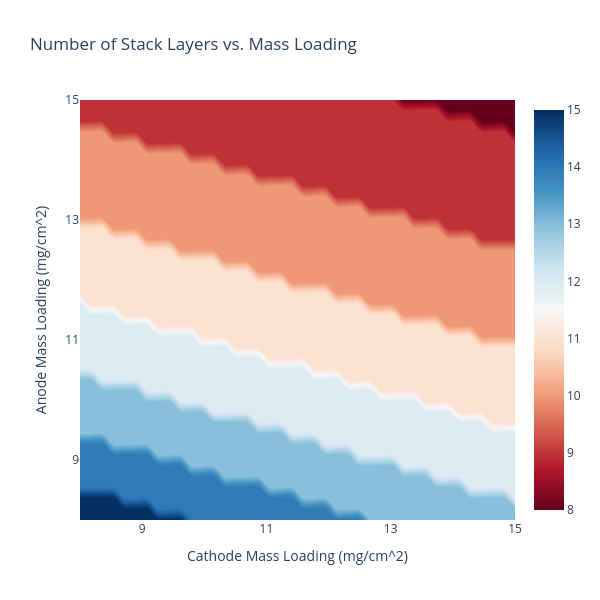

Notebook cell for this chart:
### Code cell
# plot energy densities

plot_data = pd.DataFrame({
    'cathode_mass_loading': [c.stack.cathode.mass_loading for c in cells],
    'anode_mass_loading': [c.stack.anode.mass_loading for c in cells],
    'stack_layers': [c.stack.n_stacks for c in cells]
})

fig = go.Figure()
fig.add_trace(go.Contour(x=plot_data['cathode_mass_loading'],
                         y=plot_data['anode_mass_loading'],
                         z=plot_data['stack_layers'],
                         colorscale='rdbu',
                         ncontours=200,
                         contours_showlines=False
                         )
              )
fig.update_layout(title='Number of Stack Layers vs. Mass Loading',
                  xaxis_title='Cathode Mass Loading (mg/cm^2)',
                  yaxis_title='Anode Mass Loading (mg/cm^2)',
                  xaxis=dict(tickmode='linear', tick0=5, dtick=2),
                  yaxis=dict(tickmode='linear', tick0=5, dtick=2),
                  width=600,
                  height=600
                  )
fig.show()

### Figure 1 — Plotly figure (JSON) as saved in the notebook; plotly's stock layout.template omitted (floating-point values rounded to 4 significant figures; data arrays with more than 128 entries replaced by an {"elided": "..."} marker saying what was removed)
{"data": [{"colorscale": [[0, "rgb(103,0,31)"], [0.1, "rgb(178,24,43)"], [0.2, "rgb(214,96,77)"], [0.3, "rgb(244,165,130)"], [0.4, "rgb(253,219,199)"], [0.5, "rgb(247,247,247)"], [0.6, "rgb(209,229,240)"], [0.7, "rgb(146,197,222)"], [0.8, "rgb(67,147,195)"], [0.9, "rgb(33,102,172)"], [1, "rgb(5,48,97)"]], "contours": {"showlines": false}, "ncontours": 200, "type": "contour", "x": {"elided": "1600 float values"}, "y": {"elided": "1600 float values"}, "z": {"elided": "1600 int values"}}], "layout": {"height": 600, "title": {"text": "Number of Stack Layers vs. Mass Loading"}, "width": 600, "xaxis": {"dtick": 2, "tick0": 5, "tickmode": "linear", "title": {"text": "Cathode Mass Loading (mg/cm^2)"}}, "yaxis": {"dtick": 2, "tick0": 5, "tickmode": "linear", "title": {"text": "Anode Mass Loading (mg/cm^2)"}}}}
